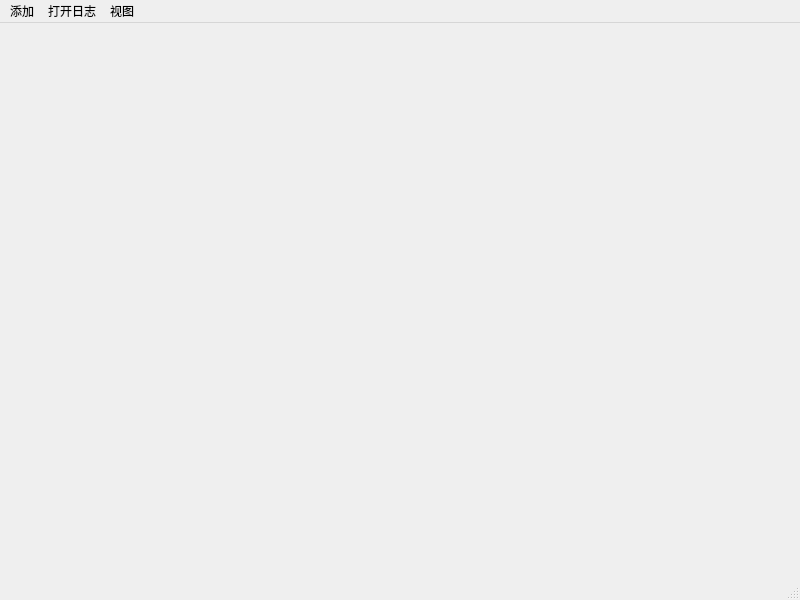
<?xml version="1.0" encoding="UTF-8"?>
<ui version="4.0">
 <class>TodoMainWindow</class>
 <widget class="QMainWindow" name="TodoMainWindow">
  <property name="geometry">
   <rect>
    <x>0</x>
    <y>0</y>
    <width>800</width>
    <height>600</height>
   </rect>
  </property>
  <property name="windowTitle">
   <string>TodoMainWindow</string>
  </property>
  <widget class="QWidget" name="centralwidget">
   <layout class="QHBoxLayout" name="horizontalLayout">
    <property name="leftMargin">
     <number>0</number>
    </property>
    <property name="topMargin">
     <number>0</number>
    </property>
    <property name="rightMargin">
     <number>0</number>
    </property>
    <property name="bottomMargin">
     <number>0</number>
    </property>
    <item>
     <widget class="QStackedWidget" name="stackedWidget"/>
    </item>
   </layout>
  </widget>
  <widget class="QMenuBar" name="menubar">
   <property name="geometry">
    <rect>
     <x>0</x>
     <y>0</y>
     <width>800</width>
     <height>18</height>
    </rect>
   </property>
   <widget class="QMenu" name="menu">
    <property name="title">
     <string>添加</string>
    </property>
    <addaction name="action_addNewDate"/>
    <addaction name="action_addNewField"/>
    <addaction name="action_addNewMonthy"/>
   </widget>
   <widget class="QMenu" name="menu_2">
    <property name="title">
     <string>打开日志</string>
    </property>
    <addaction name="action_open_logger"/>
   </widget>
   <widget class="QMenu" name="menu_3">
    <property name="title">
     <string>视图</string>
    </property>
    <addaction name="action_open_markdown_preview"/>
   </widget>
   <addaction name="menu"/>
   <addaction name="menu_2"/>
   <addaction name="menu_3"/>
  </widget>
  <widget class="QStatusBar" name="statusbar"/>
  <action name="action_addNewDate">
   <property name="text">
    <string>添加新的日期计划</string>
   </property>
  </action>
  <action name="action_addNewField">
   <property name="text">
    <string>添加新的领域计划</string>
   </property>
  </action>
  <action name="action_addNewMonthy">
   <property name="text">
    <string>添加新的月份计划</string>
   </property>
  </action>
  <action name="action_open_logger">
   <property name="text">
    <string>打开日志</string>
   </property>
  </action>
  <action name="action_open_markdown_preview">
   <property name="text">
    <string>打开Markdown预览</string>
   </property>
  </action>
 </widget>
 <resources/>
 <connections/>
</ui>
